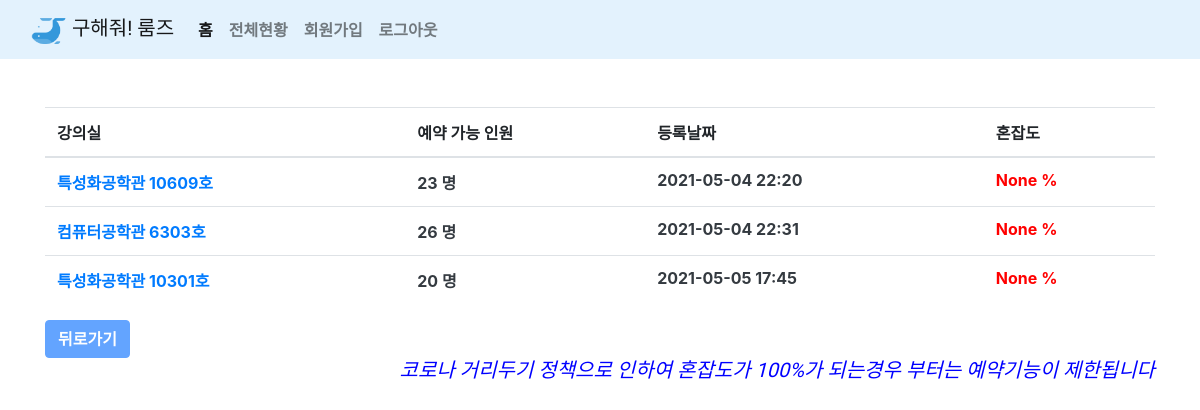
The app's page /product/ with its own data.
### product/models.py (models this page shows, shortened)
class Product(models.Model):  # 유저에 대한 정보는 외래키로 받지 않았음. 상품 생성시의 사람은 외부 공급자이고 주문하는 사람과 다르니까
    name = models.CharField(
        max_length=256, verbose_name='상품명', null=True)
    price = models.IntegerField(verbose_name='상품가격', null=True)
    description = models.TextField(verbose_name='상품설명', null=True)
    stock = models.IntegerField(verbose_name='재고', null=True)
    congestion = models.IntegerField(
        verbose_name='강의실 혼잡도', null=True)
    register_date = models.DateTimeField(
        auto_now_add=True, verbose_name='등록날짜', null=True)
    class Meta:
        db_table = 'fastcampus_product'  # 이거 mysql 연동 후 이름바꾸면 안됨!!!!
        verbose_name = '상품'
        verbose_name_plural = '상품'

### product/views.py (the view)
# urls.py: path('product/', ProductList.as_view()),
class ProductList(ListView):  # 리스트뷰는 장고내장형태!!
    model = Product  # 리스트뷰는 모델만 지정해주면 끝임 ~
    template_name = 'product.html'
    context_object_name = 'product_list'

### product/templates/product.html (shortened to what this page needs)
{% extends "base.html" %}
{% load humanize %}
{% block contents %}
<div class="row mt-5">
    <div class="col-12">
        <table class="table table-hover">
            <thead class="thead-primary">
                <tr>
                <th scope="col">강의실</th>
                <th scope="col">예약 가능 인원</th>
                <th scope="col">등록날짜</th>
                <th scope="col">혼잡도</th>
                </tr>
            </thead>
            <tbody class="text-dark">
                {% for product in product_list %}
                <tr>
                    <th><a id="product-{{ product.id }}" onmouseenter="product_detail({{ product.id }});"
                        onmouseleave="product_leave({{ product.id }});" href="/product/{{ product.id }}">{{ product.name }}</a>
                    </th>
                    <th>{{ product.stock|intcomma }} 명</th>
                    <th>{{ product.register_date|date:'Y-m-d H:i'  }}</th>
                    <th><span style="color: red">{{ product.congestion }} % </span></th>
                {% endfor %}
            </tbody>
        </table>
    </div>
</div>
<div class="row">
    <div class="col-12">
    <button style="font-weight: bold;" class="btn btn-primary" onClick="location.href='/'">뒤로가기</button>
    <i><h5 align="right" style="font-family: 'Do Hyeon', sans-serif; color:blue" class="font" style="font-weight: bold;">코로나 거리두기 정책으로 인하여 혼잡도가 100%가 되는경우 부터는 예약기능이 제한됩니다</h5></i>
</div>
{% endblock %}

### static/css.css (style rules this page uses)
.btn-primary { background-color: #63a4ff; border-color: #63a4ff; color: #fff; }

### records on screen
Product: name "특성화공학관 10609호", stock "23", register_date "2021-05-04 22:20", congestion "None"
Product: name "컴퓨터공학관 6303호", stock "26", register_date "2021-05-04 22:31", congestion "None"
Product: name "특성화공학관 10301호", stock "20", register_date "2021-05-05 17:45", congestion "None"
